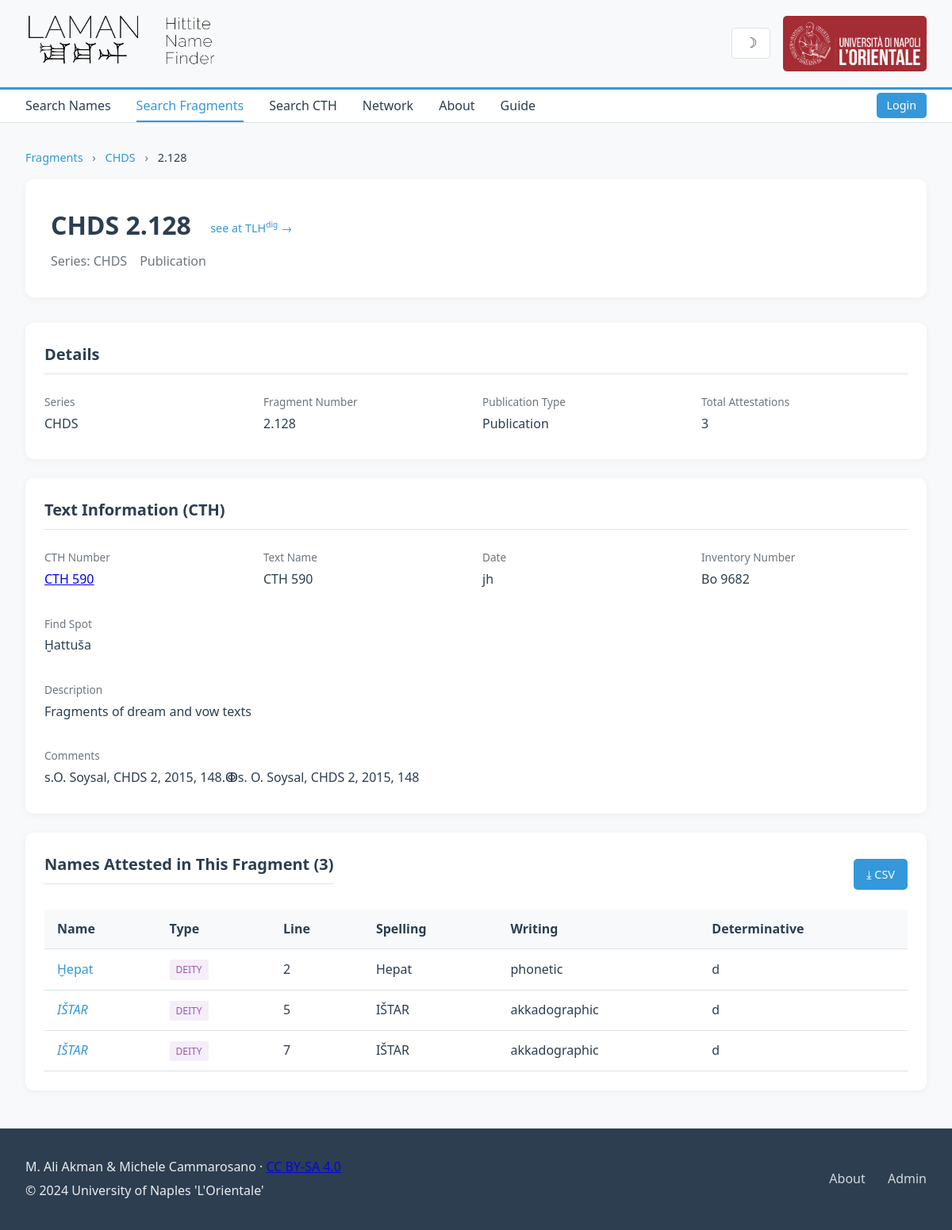
Screenshot of /fragment/1241/ with the database file from the repository.
### namefinder/models.py (models this page shows, shortened)
class Fragment(models.Model):
    original_id = models.IntegerField(
        unique=True,
        null=True,
        blank=True,
        help_text="Original Fragment_ID from the Excel file (null for new records)"
    )
    series = models.ForeignKey(
        Series,
        on_delete=models.PROTECT,
        related_name='fragments'
    )
    fragment_number = models.CharField(
        max_length=100,
        help_text="Fragment number within series (e.g., '51.108')"
    )
    series_fragment = models.CharField(
        max_length=200,
        help_text="Combined series + fragment (e.g., 'KBo 51.108')",
        db_index=True
    )
    publication_type = models.ForeignKey(
        PublicationType,
        on_delete=models.PROTECT,
        related_name='fragments',
        null=True,
        blank=True
    )
    cth = models.CharField(
        max_length=50,
        null=True,
        blank=True,
        help_text="CTH number (e.g., '530.53', '700')"
    )
    cth_name = models.CharField(
        max_length=500,
        null=True,
        blank=True,
        help_text="CTH text name"
    )
    cth_description = models.TextField(
        null=True,
        blank=True,
        help_text="CTH description"
    )
    inventory_number = models.CharField(
        max_length=200,
        null=True,
        blank=True,
        help_text="Museum inventory number"
    )
    find_spot = models.TextField(
        null=True,
        blank=True,
        help_text="Archaeological find spot information"
    )
    date = models.CharField(
        max_length=100,
        null=True,
        blank=True,
        help_text="Date or period (e.g., 'jh', 'sjh', 'mh')"
    )
    date_uncertain = models.BooleanField(
        default=False,
        help_text="Whether the date is uncertain"
    )
    comments = models.TextField(
        null=True,
        blank=True,
        help_text="Additional comments or notes"
    )
    is_matched = models.BooleanField(
        default=False,
        help_text="Whether this fragment was matched to CTH data"
    )
    match_method = models.CharField(
        max_length=100,
        null=True,
        blank=True,
        help_text="Method used to match this fragment"
    )
    class Meta:
        verbose_name = "Fragment"
        verbose_name_plural = "Fragments"
        ordering = ['series__name', 'fragment_number']

class Series(models.Model):
    name = models.CharField(max_length=50, unique=True)
    class Meta:
        verbose_name = "Series"
        verbose_name_plural = "Series"
        ordering = ['name']

class PublicationType(models.Model):
    name = models.CharField(max_length=50, unique=True)
    class Meta:
        verbose_name = "Publication Type"
        verbose_name_plural = "Publication Types"
        ordering = ['name']

class Instance(models.Model):
    original_id = models.IntegerField(
        unique=True,
        null=True,
        blank=True,
        help_text="Original Instance_ID from the Excel file (null for new records)"
    )
    name = models.ForeignKey(
        Name,
        on_delete=models.CASCADE,
        related_name='instances',
        null=True,
        blank=True
    )
    fragment = models.ForeignKey(
        Fragment,
        on_delete=models.CASCADE,
        related_name='instances',
        null=True,
        blank=True
    )
    title_epithet = models.TextField(
        blank=True,
        null=True,
        help_text="Title or epithet of the name"
    )
    spelling = models.TextField(
        blank=True,
        null=True,
        help_text="How the name is spelled in this instance"
    )
    instance_type = models.ForeignKey(
        NameType,
        on_delete=models.PROTECT,
        related_name='instances',
        null=True,
        blank=True,
        help_text="Type: place, deity, person"
    )
    writing_type = models.ForeignKey(
        WritingType,
        on_delete=models.PROTECT,
        related_name='instances',
        null=True,
        blank=True
    )
    determinative = models.ForeignKey(
        Determinative,
        on_delete=models.PROTECT,
        related_name='instances',
        null=True,
        blank=True
    )
    line = models.CharField(
        max_length=200,
        blank=True,
        null=True,
        help_text="Line reference in the fragment"
    )
    completeness = models.ForeignKey(
        CompletenessType,
        on_delete=models.PROTECT,
        related_name='instances',
        null=True,
        blank=True
    )
    notes = models.TextField(
        blank=True,
        null=True,
        help_text="Additional notes"
    )
    class Meta:
        verbose_name = "Instance"
        verbose_name_plural = "Instances"
        ordering = ['name__name', 'fragment__series_fragment']

class Name(models.Model):
    original_id = models.IntegerField(
        unique=True,
        null=True,
        blank=True,
        help_text="Original Name_ID from the Excel file (null for new records)"
    )
    name = models.CharField(
        max_length=500,
        db_index=True,
        help_text="The attested name"
    )
    name_type = models.ForeignKey(
        NameType,
        on_delete=models.PROTECT,
        related_name='names',
        null=True,
        blank=True
    )
    writing_type = models.ForeignKey(
        WritingType,
        on_delete=models.PROTECT,
        related_name='names',
        null=True,
        blank=True
    )
    completeness = models.ForeignKey(
        CompletenessType,
        on_delete=models.PROTECT,
        related_name='names',
        null=True,
        blank=True
    )
    milieu = models.ForeignKey(
        Milieu,
        on_delete=models.PROTECT,
        related_name='names',
        null=True,
        blank=True
    )
    determinatives = models.ManyToManyField(
        Determinative,
        related_name='names',
        blank=True,
        help_text="Determinatives used with this name"
    )
    variant_forms = models.TextField(
        blank=True,
        null=True,
        help_text="Variant spellings of the name"
    )
    correspondence = models.TextField(
        blank=True,
        null=True,
        help_text="Corresponding names in other traditions"
    )
    literature = models.TextField(
        blank=True,
        null=True,
        help_text="Bibliography references"
    )
    query = models.CharField(
        max_length=500,
        blank=True,
        null=True,
        db_index=True,
        help_text="Normalized version for searching"
    )
    uncertain = models.BooleanField(
        default=False,
        help_text="Whether this name is uncertain"
    )
    class Meta:
        verbose_name = "Name"
        verbose_name_plural = "Names"
        ordering = ['query', 'name']

class NameType(models.Model):
    name = models.CharField(max_length=50, unique=True)
    class Meta:
        verbose_name = "Name Type"
        verbose_name_plural = "Name Types"
        ordering = ['name']

class WritingType(models.Model):
    name = models.CharField(max_length=50, unique=True)
    class Meta:
        verbose_name = "Writing Type"
        verbose_name_plural = "Writing Types"
        ordering = ['name']

class Determinative(models.Model):
    name = models.CharField(max_length=100, unique=True)
    class Meta:
        verbose_name = "Determinative"
        verbose_name_plural = "Determinatives"
        ordering = ['name']

### namefinder/views.py (the view)
# urls.py: path('fragment/<int:pk>/', views.fragment_detail, name='fragment_detail'),
def fragment_detail(request, pk):
    fragment = get_object_or_404(
        Fragment.objects.select_related('series', 'publication_type'),
        pk=pk
    )
    instances = Instance.objects.filter(fragment=fragment).select_related(
        'name', 'name__name_type', 'instance_type', 'writing_type', 'determinative', 'completeness'
    ).order_by('line', 'name__name')
    series_list = Series.objects.all()
    publication_types = PublicationType.objects.all()
    name_types = NameType.objects.all()
    writing_types = WritingType.objects.all()
    all_determinatives = Determinative.objects.all()
    all_names = Name.objects.select_related('name_type').order_by('name')
    context = {
        'fragment': fragment,
        'instances': instances,
        'series_list': series_list,
        'publication_types': publication_types,
        'name_types': name_types,
        'writing_types': writing_types,
        'all_determinatives': all_determinatives,
        'all_names': all_names,
    }
    return render(request, 'namefinder/fragment_detail.html', context)

### namefinder/templates/namefinder/fragment_detail.html (shortened to what this page needs)
{% extends 'namefinder/base.html' %}
{% load static %}
{% block content %}
<div class="breadcrumb">
    <a href="{% url 'namefinder:fragment_search' %}">Fragments</a>
    <span>›</span>
    <a href="{% url 'namefinder:fragment_search' %}?series={{ fragment.series.id }}">{{ fragment.series.name }}</a>
    <span>›</span>
    {{ fragment.fragment_number }}
</div>
<div class="detail-header">
    <div class="detail-header-main">
        <h1 class="detail-title">
            <span id="fragment-display">{{ fragment.series_fragment }}</span>
            <a href="https://www.hethport.uni-wuerzburg.de/TLHdig/tlh_xtx.php?d={{ fragment.series.name|urlencode }}%20{{ fragment.fragment_number|urlencode }}" target="_blank" rel="noopener" class="tlhdig-link" title="View in TLHdig">see at TLH<sup>dig</sup> →</a>
        </h1>
        <div class="detail-meta">
            <span id="series-badge">Series: {{ fragment.series.name }}</span>
            {% if fragment.publication_type %}
            <span id="pubtype-badge">{{ fragment.publication_type.name }}</span>
            {% endif %}
        </div>
    </div>
</div>
<div class="detail-section" id="details-section">
    <h2>Details</h2>
    <div class="detail-grid">
        <div class="detail-item">
            <div class="detail-item-label">Series</div>
            <div class="detail-item-value">
                <span id="series-display">{{ fragment.series.name }}</span>
            </div>
        </div>
        <div class="detail-item">
            <div class="detail-item-label">Fragment Number</div>
            <div class="detail-item-value">
                <span id="fragnum-display">{{ fragment.fragment_number }}</span>
            </div>
        </div>
        <div class="detail-item">
            <div class="detail-item-label">Publication Type</div>
            <div class="detail-item-value">
                <span id="pubtype-display">{{ fragment.publication_type.name|default:"—" }}</span>
            </div>
        </div>
        <div class="detail-item">
            <div class="detail-item-label">Total Attestations</div>
            <div class="detail-item-value">{{ instances.count }}</div>
        </div>
    </div>
</div>
{% if fragment.cth or fragment.cth_name or fragment.date or fragment.find_spot %}
<div class="detail-section">
    <h2>Text Information (CTH)</h2>
    <div class="detail-grid">
        {% if fragment.cth %}
        <div class="detail-item">
            <div class="detail-item-label">CTH Number</div>
            <div class="detail-item-value">
                <a href="{% url 'namefinder:cth_detail' fragment.cth %}">CTH {{ fragment.cth }}</a>
            </div>
        </div>
        {% endif %}
        {% if fragment.cth_name %}
        <div class="detail-item">
            <div class="detail-item-label">Text Name</div>
            <div class="detail-item-value">{{ fragment.cth_name }}</div>
        </div>
        {% endif %}
        {% if fragment.date %}
        <div class="detail-item">
            <div class="detail-item-label">Date</div>
            <div class="detail-item-value">
                {{ fragment.date }}
            </div>
        </div>
        {% endif %}
        {% if fragment.inventory_number %}
        <div class="detail-item">
            <div class="detail-item-label">Inventory Number</div>
            <div class="detail-item-value">{{ fragment.inventory_number }}</div>
        </div>
        {% endif %}
    </div>
    {% if fragment.find_spot %}
    <div class="detail-item" style="margin-top: 1rem;">
        <div class="detail-item-label">Find Spot</div>
        <div class="detail-item-value">{{ fragment.find_spot }}</div>
    </div>
    {% endif %}
    {% if fragment.cth_description %}
    <div class="detail-item" style="margin-top: 1rem;">
        <div class="detail-item-label">Description</div>
        <div class="detail-item-value">{{ fragment.cth_description }}</div>
    </div>
    {% endif %}
    {% if fragment.comments %}
    <div class="detail-item" style="margin-top: 1rem;">
        <div class="detail-item-label">Comments</div>
        <div class="detail-item-value">{{ fragment.comments }}</div>
    </div>
    {% endif %}
</div>
{% endif %}
<div class="detail-section">
    <div class="section-header">
        <h2>Names Attested in This Fragment (<span id="names-count">{{ instances.count }}</span>)</h2>
        <div class="section-header-right">
            {% if instances %}
            <a href="{% url 'namefinder:export_fragment_csv' fragment.id %}" class="download-btn" title="Download names as CSV">
                ⤓ CSV
            </a>
            {% endif %}
        </div>
    </div>
    {% if instances %}
    <table class="data-table" id="attestations-table">
        <thead>
            <tr>
                <th>Name</th>
                <th>Type</th>
                <th>Line</th>
                <th>Spelling</th>
                <th>Writing</th>
                <th>Determinative</th>
            </tr>
        </thead>
        <tbody>
            {% for instance in instances %}
            <tr id="row-{{ instance.id }}" data-id="{{ instance.id }}">
                <td class="display-cell">
                    {% if instance.name %}
                    <a href="{% url 'namefinder:name_detail' instance.name.id %}">{{ instance.name.name|safe }}</a>
                    {% else %}
                    Unknown
                    {% endif %}
                </td>
                <td class="display-cell">
                    {% if instance.instance_type %}
                    <span class="name-type-badge {{ instance.instance_type.name }}">{{ instance.instance_type.name }}</span>
                    {% else %}
                    —
                    {% endif %}
                </td>
                <td class="display-cell">{{ instance.line|default:"—" }}</td>
                <td class="display-cell">{{ instance.spelling|default:"—"|safe }}</td>
                <td class="display-cell">{{ instance.writing_type.name|default:"—" }}</td>
                <td class="display-cell">{{ instance.determinative.name|default:"—" }}</td>
            </tr>
            {% endfor %}
        </tbody>
    </table>
    {% else %}
    <p class="text-muted">No names attested in this fragment.</p>
    {% endif %}
</div>
{% endblock %}

### rows the page displays
Fragment: series.name "CHDS", fragment_number "2.128", series_fragment "CHDS 2.128", publication_type.name "Publication", cth "590", cth_name "CTH 590", date "jh", inventory_number "Bo 9682", find_spot "Ḫattuša", cth_description "Fragments of dream and vow texts", comments "s.O. Soysal, CHDS 2, 2015, 148.ↂs. O. Soysal, CHDS 2, 2015, 148"
Instance: name.name "Ḫepat", instance_type.name "DEITY", line "2", spelling "Hepat", writing_type.name "phonetic", determinative.name "d"
Instance: name.name "IŠTAR", instance_type.name "DEITY", line "5", spelling "IŠTAR", writing_type.name "akkadographic", determinative.name "d"
Instance: name.name "IŠTAR", instance_type.name "DEITY", line "7", spelling "IŠTAR", writing_type.name "akkadographic", determinative.name "d"

### other values shown
{{ instances.count }} "3"
